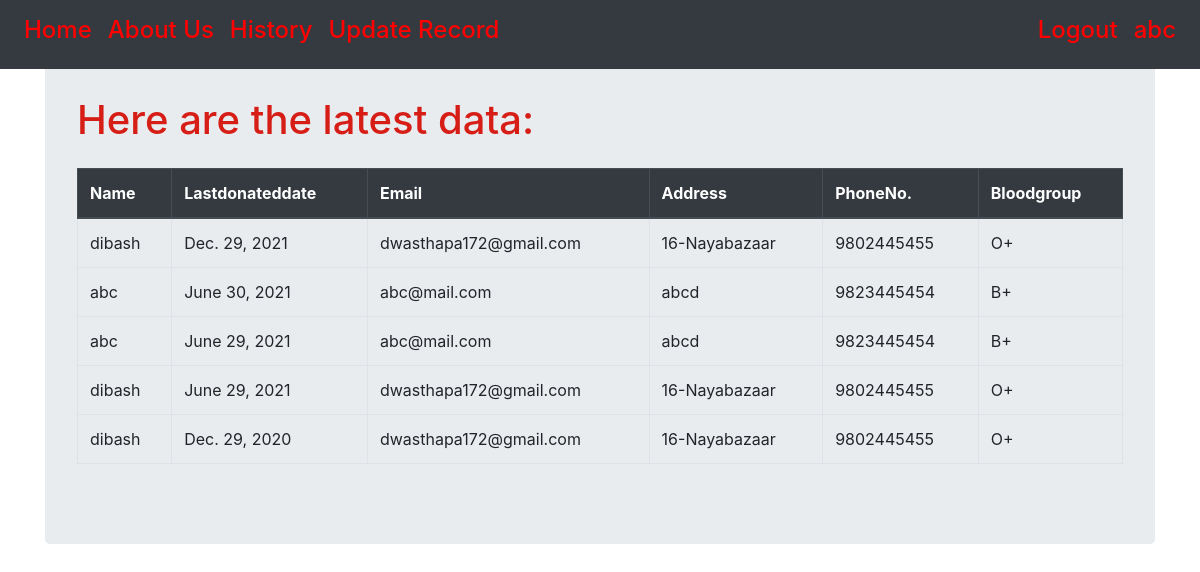
The app's page /historylist/ (signed in) with its own data.
### record/models.py (models this page shows, shortened)
class History(models.Model):
    user=models.ForeignKey('auth.User', on_delete=models.CASCADE)
    lastdonateddate = models.DateField(default=timezone.now())

### accounts/models.py (models this page shows, shortened)
class Donor(models.Model):
    user=models.OneToOneField('auth.User',on_delete=models.CASCADE)
    email=models.EmailField(unique=True)
    bloodgroup=models.CharField(choices=Blood_Group,max_length=3)
    phonenumber=models.CharField(max_length=10,unique=True)
    address = models.CharField(max_length=264)

### record/views.py (the view)
# urls.py: path('historylist/',views.HistoryView.as_view(),name='historylist'),
class HistoryView(LoginRequiredMixin, ListView):
    model = History
    template_name='record/historylist.html'
    def get_queryset(self):
        return History.objects.order_by('-lastdonateddate')

### record/templates/record/historylist.html
{% extends "record/base.html" %}
{% block content %}
<div class="container mt-3 pt-3">
  <div class="jumbotron">
<h1>Here are the latest data:</h1>
<div class="table-responsive-lg mt-3 pt-2">
  <table class="table table-hover table-bordered">
    <thead class="thead-dark">
      <th scope="col">Name</th>
      <th scope="col">Lastdonateddate</th>
      <th scope="col">Email</th>
      <th scope="col">Address</th>
      <th scope="col">PhoneNo.</th>
      <th scope="col">Bloodgroup</th>
    </thead>
    {% for i in history_list%}
    <tr>
      <td>{{i.user}}</td>
      <td>{{ i.lastdonateddate}}</td>
      <td>{{i.user.donor.email}}</td>
      <td>{{i.user.donor.address}}</td>
      <td>{{i.user.donor.phonenumber}}</td>
      <td>{{i.user.donor.bloodgroup}}</td>
    </tr>
    {% endfor %}
</div>
</div>
{% endblock %}

### record/templates/record/base.html (shortened to what this page needs)
<!DOCTYPE html>
  {% load static %}
  {% load bootstrap5 %}
<html lang="en" dir="ltr">
<head>
    <link rel="stylesheet" href="https://stackpath.bootstrapcdn.com/bootstrap/4.4.1/css/bootstrap.min.css">
    <link rel="stylesheet" href="{% static "record/style1.css" %}"/>
</head>
  <body>
    <nav class="navbar fixed-top navbar-expand bg-dark">
        <div class="nav navbar-nav ">
            <a class="nav-link" href="{% url "record:Home" %}"><h4>Home </h4></a>
            <a class="nav-link" href="#"> <h4>About Us </h4></a>
          </div>
            {% if user.is_authenticated %}
            <div class="nav navbar-nav">
              <a class="nav-link" href="{% url 'record:historylist' %}" target="_blank"> <h4>History </h4></a>
              <a class ="nav-link" href="{% url 'record:createhistory' %}" target="_blank"> <h4>Update Record</h4> </a>
            </div>
            <div class="nav navbar-nav ml-auto">
              <a class="nav-link" href="{% url 'accounts:logout' %}"> <h4>Logout </h4></a>
              <a class="nav-link"><h4 > {{request.user}} </h4></a>
            </div>
            {% else %}
            <div class="nav navbar-nav ml-auto">
              <a class="nav-link " href="{% url 'accounts:signup' %}"> <button type="button" class='btn btn-sm btn-warning '><h4 >SignUp</h4></button></a>
              <a class="nav-link me-3" href="{% url 'accounts:login' %}"><h4>Login </h4> </a>
            {% endif %}
    </nav>
      {% block content %}
      {% endblock %}
  </body>
</html>

### static/record/style1.css (style rules this page uses)
h1 { color: rgb(214, 30, 23); margin: auto; }
h4 { color: red; }

### records on screen
History: user "dibash", lastdonateddate "Dec. 29, 2021", user.donor.email "dwasthapa172@gmail.com", user.donor.address "16-Nayabazaar", user.donor.phonenumber "9802445455", user.donor.bloodgroup "O+"
History: user "abc", lastdonateddate "June 30, 2021", user.donor.email "abc@mail.com", user.donor.address "abcd", user.donor.phonenumber "9823445454", user.donor.bloodgroup "B+"
History: user "abc", lastdonateddate "June 29, 2021", user.donor.email "abc@mail.com", user.donor.address "abcd", user.donor.phonenumber "9823445454", user.donor.bloodgroup "B+"
History: user "dibash", lastdonateddate "June 29, 2021", user.donor.email "dwasthapa172@gmail.com", user.donor.address "16-Nayabazaar", user.donor.phonenumber "9802445455", user.donor.bloodgroup "O+"
History: user "dibash", lastdonateddate "Dec. 29, 2020", user.donor.email "dwasthapa172@gmail.com", user.donor.address "16-Nayabazaar", user.donor.phonenumber "9802445455", user.donor.bloodgroup "O+"

### other values on screen
{{ request.user }} "abc"
